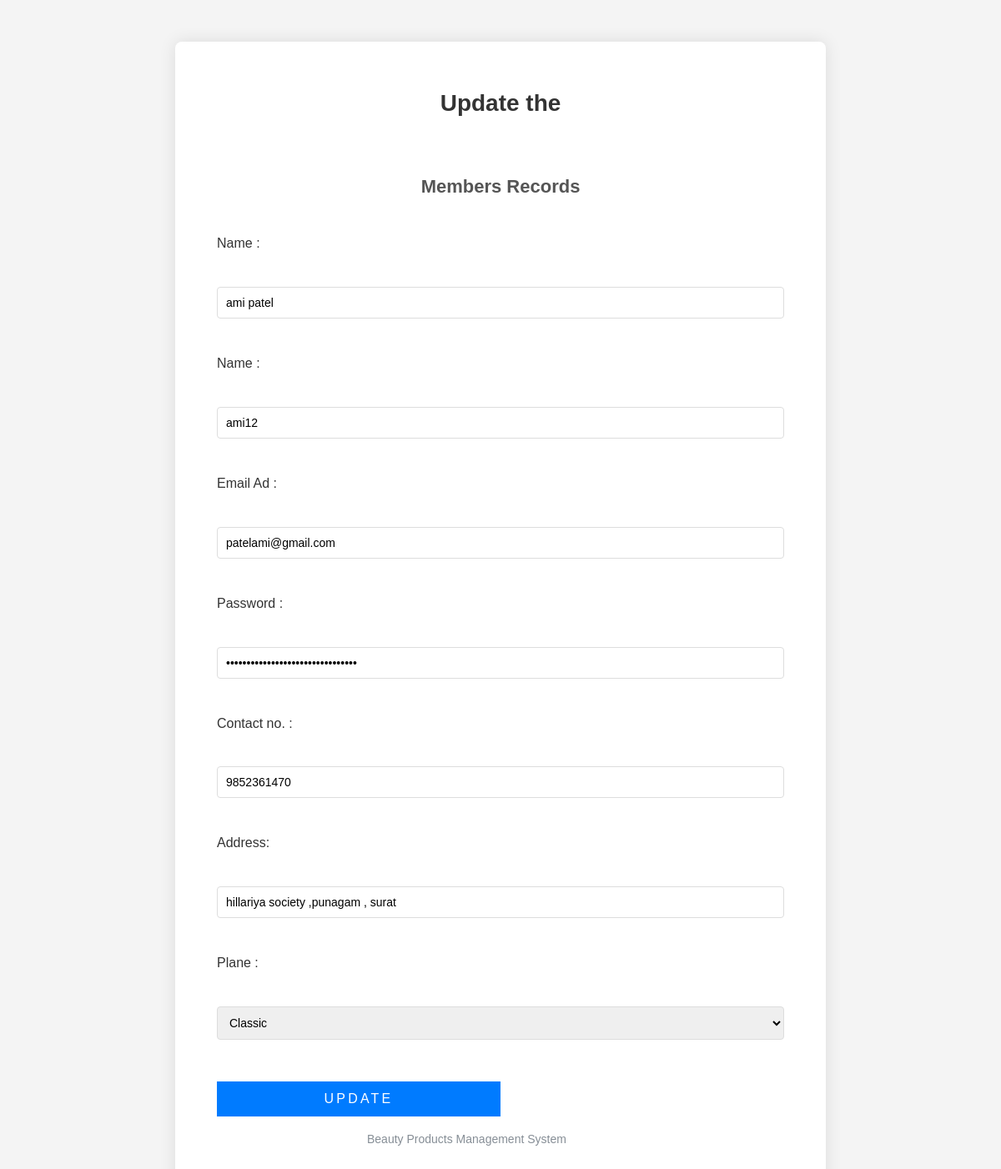
The page /admin/update.php?id=7 (signed in) on the database its author committed.
### tables this page shows
CREATE TABLE `register` (
  `id` int(11) NOT NULL,
  `fullname` varchar(50) DEFAULT NULL,
  `uname` varchar(50) DEFAULT NULL,
  `email` varchar(50) DEFAULT NULL,
  `password` varchar(100) DEFAULT NULL,
  `contact` varchar(50) DEFAULT NULL,
  `address` varchar(50) DEFAULT NULL,
  `plan` varchar(50) DEFAULT NULL
);

### admin/update.php (the view, shortened to what this page needs)
<?php
if (!isset($_SESSION['email'])) {
  header('location:logout.php');
  } else{
?>
<!DOCTYPE html>
<html lang="en">
<head>
    <link rel="stylesheet" href="style.css">
</head>
<body>
    <div class="container">
        <div class="table1">
            <h1 class="title"> Update the </h1>
            <div class="t-contect">
                <h1>Members Records</h1>
                <?php
                include "connection.php";
                $user_id = $_GET['id'];
                $sql = "select * from register where id='$user_id'";
                $result = mysqli_query($con, $sql);
                while ($row = mysqli_fetch_assoc($result)) {
                ?>
                    <form action="" method="post">
                        <p>
                            <label for="fname" class="name">Name :</label><br>
                            <input type="text" value="<?php echo $row['fullname']; ?>" name="fname">
                        </p>
                        <p>
                            <label for="fname" class="name">Name :</label><br>
                            <input type="text" value="<?php echo $row['uname']; ?>" name="uname">
                        </p>
                        <p>
                            <label for="email" class="name">Email Ad : </label> <br>
                            <input type="email" value="<?php echo $row['email']; ?>"  name="email">
                        </p>
                        <p>
                            <label for="pass" class="name">Password :</label><br>
                            <input type="password" value="<?php echo $row['password']; ?>" name="pass">
                        </p>
                        <p>
                            <label for="phone" class="name">Contact no. :</label> <br>
                            <input type="number" value="<?php echo $row['contact']; ?>" name="no">
                        </p>
                        <p>
                            <label for="phone" class="name">Address:</label> <br>
                            <input type="text" value="<?php echo $row['address']; ?>" name="ad">
                        </p>
                        <p>
                            <label for="gender" id="gen" class="name">Plane :</label><br>
                            <select name="plan" id="select" placeholder="" >
                                <option value="Classic">Classic</option>
                            </select>
                        </p>
                            <p>
                                <button type="submit" class="btn" value="" name="update">update</button>
                            </p>
                    </form>
                <?php
                }
                include "includes/footer.php";
                ?>
            </div>
        </div>
    </div>
</body>
</html>
<?php
  }
?>

### css/style.css (style rules this page uses)
html { overflow-x: hidden; }
body { background: #fff; font-family: "Open Sans", Arial, sans-serif; font-weight: 400; font-size: 15px; line-height: 1.8; color: #868e96; }
h1, h2, h3, h4, h5 { color: #000; }
.btn, .form-control { outline: none; -webkit-box-shadow: none !important; box-shadow: none !important; border-radius: 0px !important; }
.btn { font-size: 13px; text-transform: uppercase; letter-spacing: .2em; }
body { margin: 0; font-family: Arial, sans-serif; }

### admin/update.php (style rules this page uses)
body { font-family: 'Arial', sans-serif; background-color: #f4f4f4; margin: 0; padding: 0; }
.container { width: 60%; margin: 50px auto; padding: 30px; background-color: #ffffff; border-radius: 8px; box-shadow: 0 0 20px rgba(0, 0, 0, 0.1); }
.title { text-align: center; font-size: 28px; color: #333; margin-bottom: 20px; }
.t-contect { padding: 20px; }
h1 { text-align: center; font-size: 22px; color: #555; margin-bottom: 20px; }
form { display: flex; flex-direction: column; align-items: center; }
p { width: 100%; margin-bottom: 15px; }
.label, .name { font-size: 16px; color: #333; margin-bottom: 5px; display: block; }
input[type="text"], input[type="email"], input[type="password"], input[type="number"], select { width: 100%; padding: 10px; font-size: 14px; margin: 5px 0 10px; border: 1px solid #ddd; border-radius: 4px; box-sizing: border-box; transition: all 0.3s ease; }
.btn { width: 100%; padding: 12px; background-color: #007BFF; color: #ffffff; border: none; border-radius: 4px; font-size: 16px; cursor: pointer; transition: background-color 0.3s ease; text-align: center; }
select { cursor: pointer; }
button[type="submit"] { width: 50%; margin-top: 10px; }

### rows shown on the page
register: fname "ami patel", uname "ami12", email "patelami@gmail.com", no "9852361470", ad "hillariya society ,punagam , surat"
